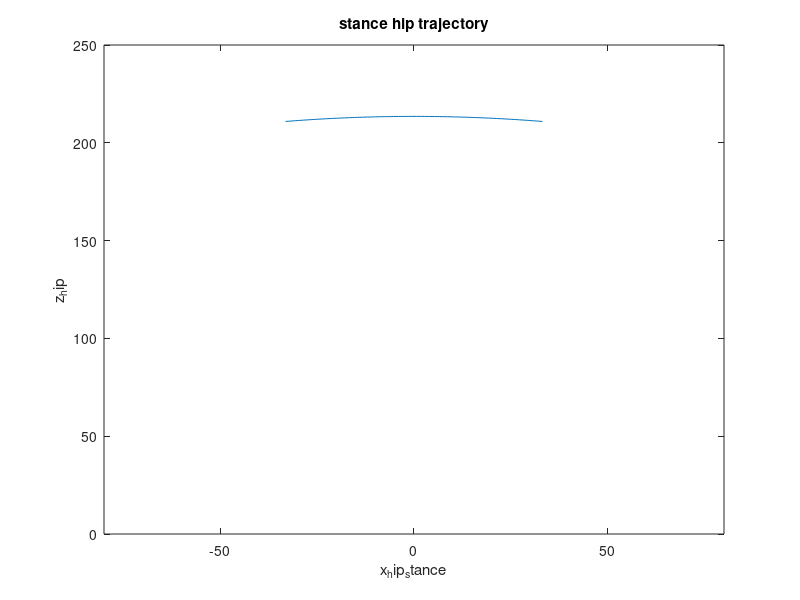
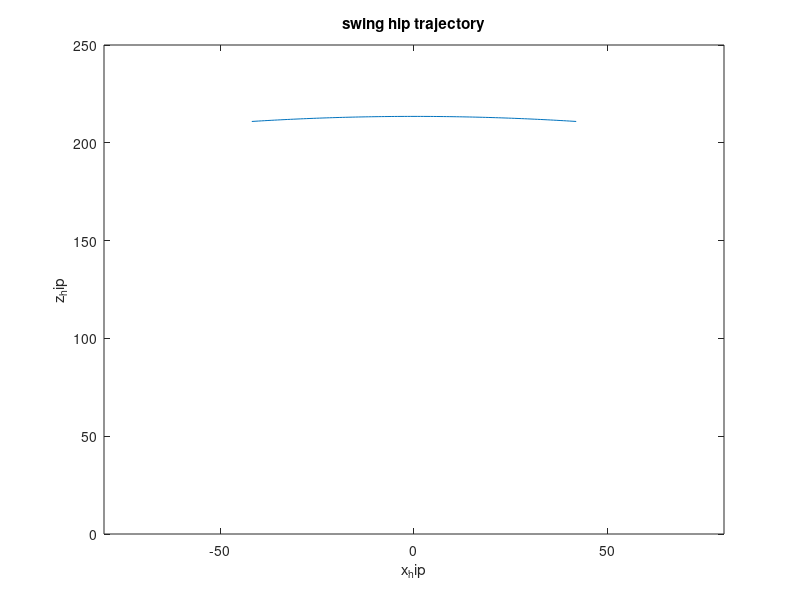
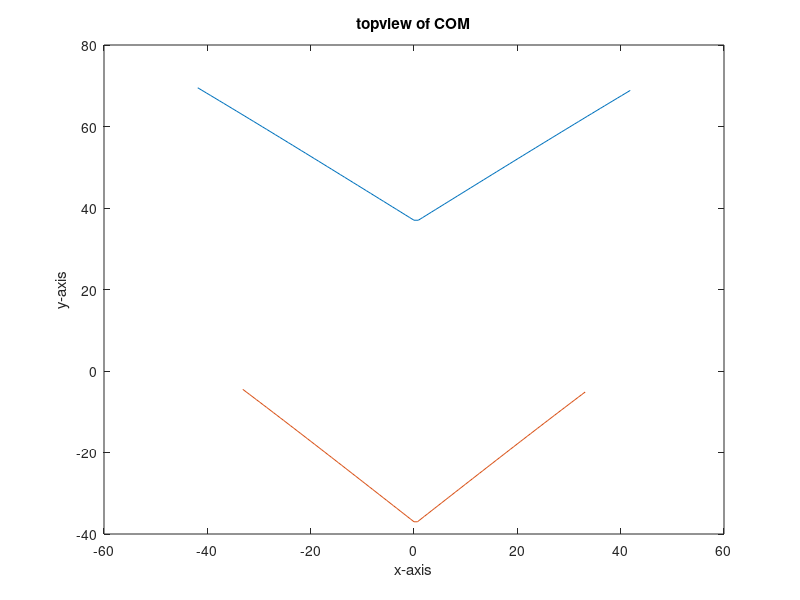

MATLAB code to generate these figures, in order:
l1=93;
l2=93;
l3=33.5;
com_height=238;
hip_height=213.5;
time_period=0.9782;
half_time=time_period/2;
theta=(98.93):(81.07-98.93)/100:81.07;
t=0:half_time/100:half_time;

x_hip_stance=hip_height*cosd(theta);
z_hip=hip_height*sind(theta);%same for swing and stance
plot(x_hip_stance,z_hip);
axis([-80 80 0 250]);
xlabel('x_hip_stance');
ylabel('z_hip');
title('stance hip trajectory');
x_hip1=abs(x_hip_stance);%take mod
max_hip_dist=75-2*max(x_hip_stance);
theta6max=asind(max_hip_dist/74);%maximum hip inclination
theta6=(-theta6max):(2*theta6max)/100:(theta6max);%range of hip inclination in top view
x_hip=x_hip_stance+74*sind(theta6);%hip of swing leg
figure;
plot(x_hip,z_hip);
xlabel('x_hip');
ylabel('z_hip');
title('swing hip trajectory');
hold on
axis([-80 80 0 250]);

quarter_time=time_period/4;
%time1=0:quarter_time/50:quarter_time;
 fv_theta1=8.865:-8.865/50:0;
 for n=1:1:51   
y_stance_hip1(1,n)=(z_hip(1,n)*sind(fv_theta1(1,n)))-37;
y_swing_hip1(1,n)=(z_hip(1,n)*sind(fv_theta1(1,n)))+37;
%time2=quarter_time:quarter_time/50:half_time;
 end
fv_theta2=0:8.865/50:8.865;
z_hip2=z_hip(1,52:1:101);
for n=1:1:50
    
y_stance_hip2(1,n)=(z_hip2(1,n)*sind(fv_theta2(1,n)))-37;
y_swing_hip2(1,n)=(z_hip2(1,n)*sind(fv_theta2(1,n)))+37;
end
%time=[time1,time2];
y_swing_hip=[y_swing_hip1,y_swing_hip2];
y_stance_hip=[y_stance_hip1,y_stance_hip2];
figure
plot(x_hip,y_swing_hip);
xlabel('x-axis');
ylabel('y-axis');
title('topview of COM');
hold on
plot(x_hip_stance,y_stance_hip);
hold off

